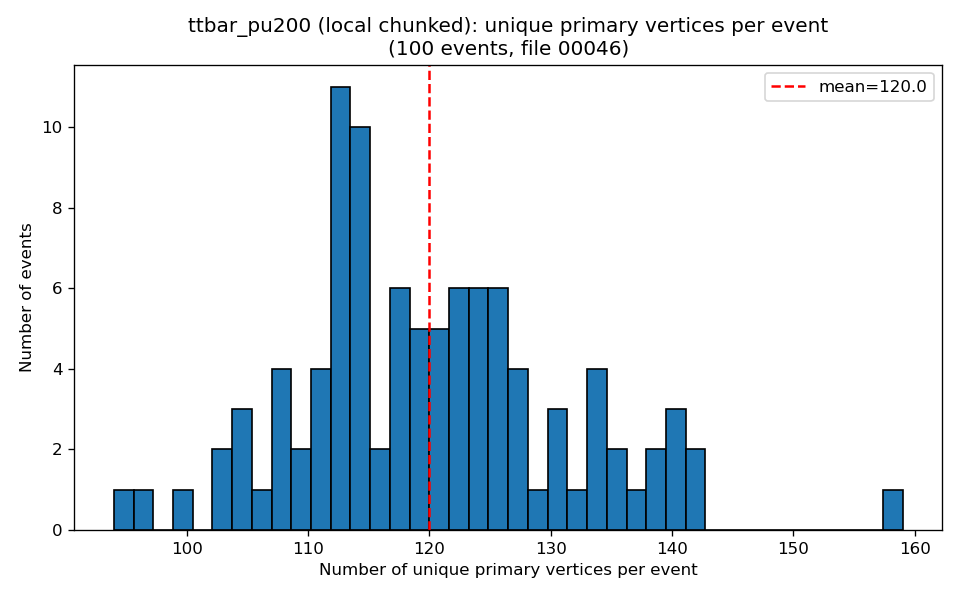

Write the Python code that produced this figure.
import polars as pl
import numpy as np
import matplotlib.pyplot as plt

FILE = "/storage/agrp/barakma/PileupODD/data/ttbar_pu200_all_vertices_chunked/target_particles-00046.parquet"
OUT_PATH = "/storage/agrp/barakma/PileupODD/scripts/hist_unique_vertices_local.png"

df = pl.read_parquet(FILE, columns=["event_id", "vertex_primary"])
print(f"Events: {df.height}")

counts = df.with_columns(
    pl.col("vertex_primary").list.n_unique().alias("n_vertices")
)["n_vertices"].to_numpy()

print(f"min={counts.min()}, max={counts.max()}, mean={counts.mean():.1f}, median={np.median(counts):.1f}")

fig, ax = plt.subplots(figsize=(8, 5))
ax.hist(counts, bins=40, edgecolor="black")
ax.set_xlabel("Number of unique primary vertices per event")
ax.set_ylabel("Number of events")
ax.set_title(f"ttbar_pu200 (local chunked): unique primary vertices per event\n({df.height} events, file 00046)")
ax.axvline(counts.mean(), color="red", linestyle="--", label=f"mean={counts.mean():.1f}")
ax.legend()
fig.tight_layout()
fig.savefig(OUT_PATH, dpi=120)
print(f"Saved: {OUT_PATH}")
